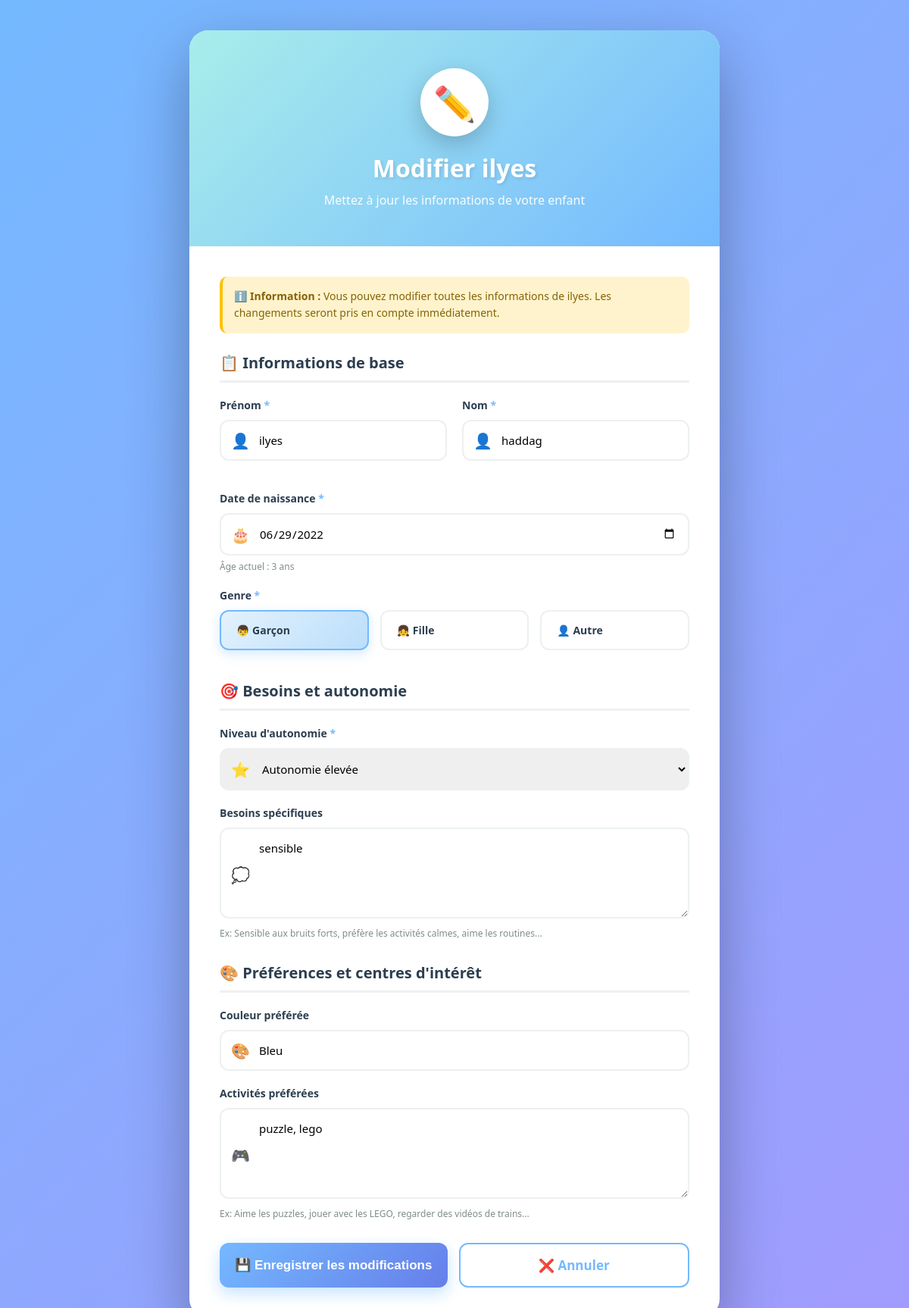
The page /modifier-enfant/2/ (signed in) on the database its author committed.
### authen/models.py (models this page shows, shortened)
class Enfant(models.Model):
    GENRE_CHOICES = [
        ('M', 'Garçon'),
        ('F', 'Fille'),
        ('A', 'Autre'),
    ]
    NIVEAU_AUTONOMIE_CHOICES = [
        ('faible', 'Faible autonomie'),
        ('moyen', 'Autonomie moyenne'),
        ('eleve', 'Autonomie élevée'),
    ]
    parent = models.ForeignKey(User, on_delete=models.CASCADE, related_name='enfants')
    prenom = models.CharField(max_length=100)
    nom = models.CharField(max_length=100)
    date_naissance = models.DateField()
    genre = models.CharField(max_length=1, choices=GENRE_CHOICES, default='M')
    niveau_autonomie = models.CharField(max_length=20, choices=NIVEAU_AUTONOMIE_CHOICES, default='moyen')
    besoins_specifiques = models.TextField(blank=True, null=True, help_text="Sensibilités, préférences, particularités...")
    couleur_preferee = models.CharField(max_length=50, blank=True, null=True)
    activites_preferees = models.TextField(blank=True, null=True, help_text="Jeux, activités favorites...")
    photo = models.ImageField(upload_to='enfants/', blank=True, null=True)
    created_at = models.DateTimeField(auto_now_add=True)
    updated_at = models.DateTimeField(auto_now=True)
    def age(self):
        from datetime import date
        today = date.today()
        return today.year - self.date_naissance.year - ((today.month, today.day) < (self.date_naissance.month, self.date_naissance.day))
    class Meta:
        verbose_name = "Enfant"
        verbose_name_plural = "Enfants"
        ordering = ['-created_at']

### authen/views.py (the view, shortened to what this page needs)
# urls.py: path('modifier-enfant/<int:enfant_id>/', views.modifier_enfant, name='modifier_enfant'),
@login_required
def modifier_enfant(request, enfant_id):
    enfant = get_object_or_404(Enfant, id=enfant_id, parent=request.user)
    context = {
        'enfant': enfant
    }
    return render(request, 'authen/modifier_enfant.html', context)

### authen/templates/authen/modifier_enfant.html (shortened to what this page needs)
<!DOCTYPE html>
<html lang="fr">
<head>
</head>
<body>
    <div class="form-container">
        <div class="form-header">
            <div class="logo-circle">✏️</div>
            <h1>Modifier {{ enfant.prenom }}</h1>
            <p>Mettez à jour les informations de votre enfant</p>
        </div>
        <div class="form-body">
            <div class="info-box">
                <p>
                    <strong>ℹ️ Information :</strong> Vous pouvez modifier toutes les informations de {{ enfant.prenom }}.
                    Les changements seront pris en compte immédiatement.
                </p>
            </div>
            <form method="POST">
                <div class="form-section">
                    <h3>📋 Informations de base</h3>
                    <div class="form-row">
                        <div class="form-group">
                            <label for="prenom">Prénom <span class="required">*</span></label>
                            <div class="input-wrapper">
                                <span class="input-icon">👤</span>
                                <input type="text" id="prenom" name="prenom" value="{{ enfant.prenom }}" required>
                            </div>
                        </div>
                        <div class="form-group">
                            <label for="nom">Nom <span class="required">*</span></label>
                            <div class="input-wrapper">
                                <span class="input-icon">👤</span>
                                <input type="text" id="nom" name="nom" value="{{ enfant.nom }}" required>
                            </div>
                        </div>
                    </div>
                    <div class="form-group">
                        <label for="date_naissance">Date de naissance <span class="required">*</span></label>
                        <div class="input-wrapper">
                            <span class="input-icon">🎂</span>
                            <input type="date" id="date_naissance" name="date_naissance" value="{{ enfant.date_naissance|date:'Y-m-d' }}" required>
                        </div>
                        <small>Âge actuel : {{ enfant.age }} ans</small>
                    </div>
                    <div class="form-group">
                        <label>Genre <span class="required">*</span></label>
                        <div class="radio-group">
                            <div class="radio-option">
                                <label for="garcon" class="radio-label">👦 Garçon</label>
                            </div>
                            <div class="radio-option">
                                <label for="fille" class="radio-label">👧 Fille</label>
                            </div>
                            <div class="radio-option">
                                <label for="autre" class="radio-label">👤 Autre</label>
                            </div>
                        </div>
                    </div>
                </div>
                <div class="form-section">
                    <h3>🎯 Besoins et autonomie</h3>
                    <div class="form-group">
                        <label for="niveau_autonomie">Niveau d'autonomie <span class="required">*</span></label>
                        <div class="input-wrapper">
                            <span class="input-icon">⭐</span>
                            <select id="niveau_autonomie" name="niveau_autonomie" required>
                                <option value="eleve" {% if enfant.niveau_autonomie == 'eleve' %}selected{% endif %}>Autonomie élevée</option>
                            </select>
                        </div>
                    </div>
                    <div class="form-group">
                        <label for="besoins_specifiques">Besoins spécifiques</label>
                        <div class="input-wrapper">
                            <span class="input-icon">💭</span>
                            <textarea id="besoins_specifiques" name="besoins_specifiques" placeholder="Décrivez les sensibilités, préférences, particularités...">{{ enfant.besoins_specifiques }}</textarea>
                        </div>
                        <small>Ex: Sensible aux bruits forts, préfère les activités calmes, aime les routines...</small>
                    </div>
                </div>
                <div class="form-section">
                    <h3>🎨 Préférences et centres d'intérêt</h3>
                    <div class="form-group">
                        <label for="couleur_preferee">Couleur préférée</label>
                        <div class="input-wrapper">
                            <span class="input-icon">🎨</span>
                            <input type="text" id="couleur_preferee" name="couleur_preferee" value="{{ enfant.couleur_preferee }}" placeholder="Ex: Bleu, Rose, Vert...">
                        </div>
                    </div>
                    <div class="form-group">
                        <label for="activites_preferees">Activités préférées</label>
                        <div class="input-wrapper">
                            <span class="input-icon">🎮</span>
                            <textarea id="activites_preferees" name="activites_preferees" placeholder="Décrivez les jeux, activités, centres d'intérêt...">{{ enfant.activites_preferees }}</textarea>
                        </div>
                        <small>Ex: Aime les puzzles, jouer avec les LEGO, regarder des vidéos de trains...</small>
                    </div>
                </div>
                <div class="form-actions">
                    <button type="submit" class="btn btn-submit">💾 Enregistrer les modifications</button>
                    <a href="/profil-famille/" class="btn btn-cancel">❌ Annuler</a>
                </div>
            </form>
        </div>
    </div>
</body>
</html>

### authen/templates/authen/modifier_enfant.html (style rules this page uses)
* { margin: 0; padding: 0; box-sizing: border-box; }
body { font-family: 'Segoe UI', Tahoma, Geneva, Verdana, sans-serif; background: linear-gradient(135deg, #74b9ff 0%, #a29bfe 100%); min-height: 100vh; display: flex; justify-content: center; align-items: center; padding: 40px 20px; }
.form-container { background: white; border-radius: 25px; box-shadow: 0 30px 80px rgba(0,0,0,0.3); width: 100%; max-width: 700px; overflow: hidden; animation: slideIn 0.6s ease-out; }
.form-header { background: linear-gradient(135deg, #a8edea 0%, #74b9ff 100%); padding: 50px 40px; text-align: center; color: white; }
.logo-circle { width: 90px; height: 90px; background: white; border-radius: 50%; display: flex; align-items: center; justify-content: center; font-size: 45px; margin: 0 auto 20px; box-shadow: 0 10px 30px rgba(0,0,0,0.2); animation: pulse 2s ease-in-out infinite; }
.form-header h1 { font-size: 32px; margin-bottom: 10px; text-shadow: 2px 2px 4px rgba(0,0,0,0.1); }
.form-header p { font-size: 16px; opacity: 0.95; }
.form-body { padding: 40px; }
.form-section { margin-bottom: 30px; }
.form-section h3 { font-size: 20px; color: #2c3e50; margin-bottom: 20px; display: flex; align-items: center; gap: 10px; padding-bottom: 10px; border-bottom: 3px solid #f0f0f0; }
.form-row { display: grid; grid-template-columns: 1fr 1fr; gap: 20px; margin-bottom: 20px; }
.form-group { margin-bottom: 20px; }
.form-group label { display: block; margin-bottom: 10px; color: #2c3e50; font-weight: 600; font-size: 14px; }
.form-group label .required { color: #74b9ff; }
.input-wrapper { position: relative; }
.input-icon { position: absolute; left: 15px; top: 50%; transform: translateY(-50%); font-size: 20px; color: #7f8c8d; }
.form-group input, .form-group select, .form-group textarea { width: 100%; padding: 15px 15px 15px 50px; border: 2px solid #ecf0f1; border-radius: 12px; font-size: 15px; transition: all 0.3s; font-family: 'Segoe UI', Tahoma, Geneva, Verdana, sans-serif; }
.form-group textarea { min-height: 120px; resize: vertical; }
.form-group small { display: block; margin-top: 6px; color: #7f8c8d; font-size: 12px; }
.radio-group { display: flex; gap: 15px; flex-wrap: wrap; }
.radio-option { flex: 1; min-width: 120px; }
.radio-label { display: flex; align-items: center; justify-content: center; padding: 15px 20px; border: 2px solid #ecf0f1; border-radius: 12px; cursor: pointer; transition: all 0.3s; font-weight: 600; gap: 8px; }
.radio-option input[type="radio"]:checked + .radio-label { border-color: #74b9ff; background: linear-gradient(135deg, #e3f2fd 0%, #bbdefb 100%); box-shadow: 0 5px 15px rgba(116, 185, 255, 0.3); }
.form-actions { display: flex; gap: 15px; margin-top: 30px; }
.btn { flex: 1; padding: 16px; border: none; border-radius: 12px; font-size: 17px; font-weight: 600; cursor: pointer; transition: all 0.4s; text-decoration: none; display: inline-block; text-align: center; }
.btn-submit { background: linear-gradient(135deg, #74b9ff 0%, #667eea 100%); color: white; box-shadow: 0 8px 20px rgba(116, 185, 255, 0.4); }
.btn-cancel { background: white; color: #74b9ff; border: 2px solid #74b9ff; }
.info-box { background: #fff3cd; border-left: 4px solid #ffc107; padding: 15px; border-radius: 10px; margin-bottom: 25px; }
.info-box p { color: #856404; font-size: 14px; line-height: 1.6; }

### rows shown on the page
Enfant: prenom "ilyes", nom "haddag", date_naissance "06/29/2022", age "3", niveau_autonomie "Autonomie élevée", besoins_specifiques "sensible", couleur_preferee "Bleu", activites_preferees "puzzle, lego"
